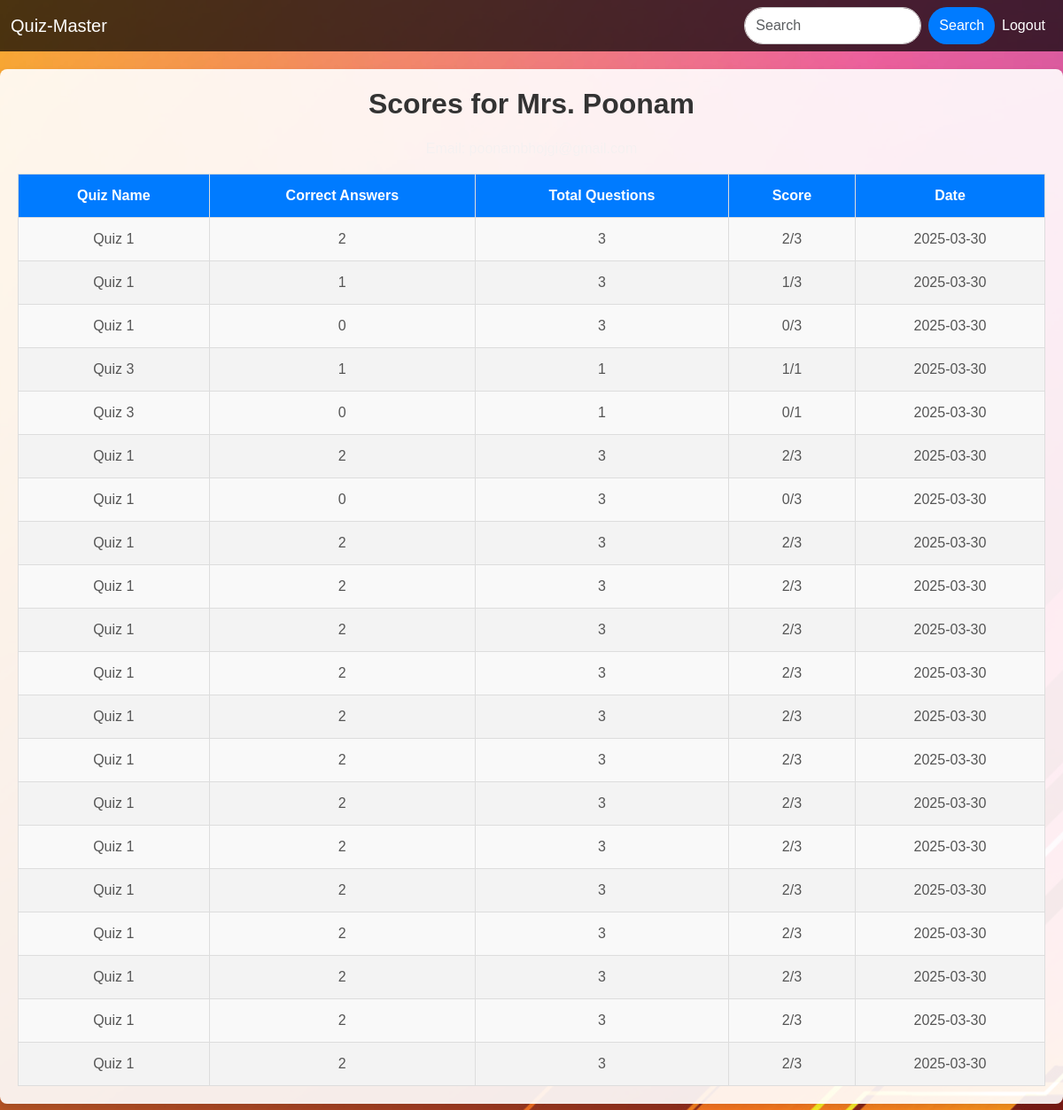
Page /view_user_scores_individually/2 (signed in) on the earlier database version.
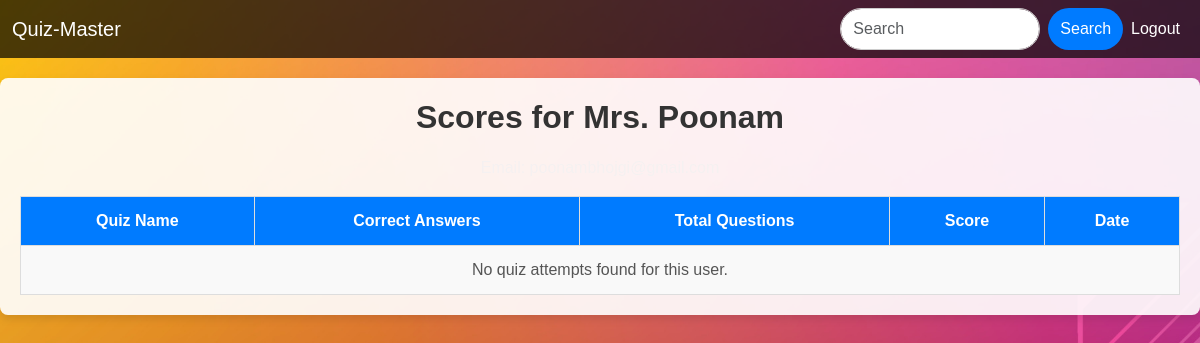
Same page on the later database version.
### controller/Models.py (models this page shows)
class QuizAttempt(db.Model):
    __tablename__ = 'quiz_attempts'
    attempt_id = db.Column(db.Integer, primary_key=True)
    user_id = db.Column(db.Integer, db.ForeignKey('user.user_id'), nullable=False)
    quiz_id = db.Column(db.Integer, db.ForeignKey('quiz.quiz_id'), nullable=False)
    score = db.Column(db.Integer, nullable=False)
    total_score = db.Column(db.Integer, nullable=False)
    attempt_date = db.Column(db.DateTime, default=datetime.utcnow)
    user = db.relationship('User', back_populates='user_quiz_attempts', overlaps="quiz_attempts,user_quiz_attempts")
    quiz = db.relationship('Quiz', backref='quiz_attempts', foreign_keys=[quiz_id])

class Quiz(db.Model):
    quiz_id = db.Column(db.Integer, primary_key=True)
    chapter_id = db.Column(db.Integer, db.ForeignKey('chapter.chap_id'))
    date_of_quiz = db.Column(db.Date, nullable=False)
    quiz_name = db.Column(db.String(120), unique=False, nullable=False)
    time_duration = db.Column(db.Integer, nullable=False)
    remarks = db.Column(db.String, nullable=True)

### controller/routes.py (the view)
@app.route('/view_user_scores_individually/<int:user_id>')
def view_user_scores_individually(user_id):
    if 'admin' not in session.get('user_name', None):
        flash('You are not authorized to view this page!')
        return redirect(url_for('home'))
    user = User.query.get(user_id)
    if not user:
        flash('User not found!')
        return redirect(url_for('manage_users'))
    attempts = QuizAttempt.query.filter_by(user_id=user_id).join(Quiz, QuizAttempt.quiz_id == Quiz.quiz_id) \
                                .add_columns(
                                    Quiz.quiz_name,
                                    QuizAttempt.score,
                                    QuizAttempt.total_score,
                                    QuizAttempt.attempt_date
                                ).all()
    return render_template('view_user_scores.html', user=user, attempts=attempts)

### templates/view_user_scores.html
{% extends 'base.html' %}
{% block content %}
<div class="table-container">
    <h2 class="table-title">Scores for {{ user.user_name }}</h2>
    <p class="text-center">Email: {{ user.user_email }}</p>
    <table class="styled-table">
        <thead>
            <tr>
                <th>Quiz Name</th>
                <th>Correct Answers</th>
                <th>Total Questions</th>
                <th>Score</th>
                <th>Date</th>
            </tr>
        </thead>
        <tbody>
            {% if attempts %}
                {% for attempt in attempts %}
                <tr>
                    <td>{{ attempt.quiz_name }}</td>
                    <td>{{ attempt.score }}</td>
                    <td>{{ attempt.total_score }}</td>
                    <td>{{ attempt.score }}/{{ attempt.total_score }}</td>
                    <td>{{ attempt.attempt_date.strftime('%Y-%m-%d') }}</td>
                </tr>
                {% endfor %}
            {% else %}
                <tr>
                    <td colspan="5" class="text-center">No quiz attempts found for this user.</td>
                </tr>
            {% endif %}
        </tbody>
    </table>
</div>
{% endblock %}

Differences in the rows shown:
removed QuizAttempt: quiz_name "Quiz 1", score "2", total_score "3", attempt_date "2025-03-30"
removed QuizAttempt: quiz_name "Quiz 1", score "1", total_score "3", attempt_date "2025-03-30"
removed QuizAttempt: quiz_name "Quiz 1", score "0", total_score "3", attempt_date "2025-03-30"
removed QuizAttempt: quiz_name "Quiz 3", score "1", total_score "1", attempt_date "2025-03-30"
removed QuizAttempt: quiz_name "Quiz 3", score "0", total_score "1", attempt_date "2025-03-30"
removed QuizAttempt: quiz_name "Quiz 1", score "2", total_score "3", attempt_date "2025-03-30"
removed QuizAttempt: quiz_name "Quiz 1", score "0", total_score "3", attempt_date "2025-03-30"
removed QuizAttempt: quiz_name "Quiz 1", score "2", total_score "3", attempt_date "2025-03-30"
removed QuizAttempt: quiz_name "Quiz 1", score "2", total_score "3", attempt_date "2025-03-30"
removed QuizAttempt: quiz_name "Quiz 1", score "2", total_score "3", attempt_date "2025-03-30"
removed QuizAttempt: quiz_name "Quiz 1", score "2", total_score "3", attempt_date "2025-03-30"
removed QuizAttempt: quiz_name "Quiz 1", score "2", total_score "3", attempt_date "2025-03-30"
removed QuizAttempt: quiz_name "Quiz 1", score "2", total_score "3", attempt_date "2025-03-30"
removed QuizAttempt: quiz_name "Quiz 1", score "2", total_score "3", attempt_date "2025-03-30"
removed QuizAttempt: quiz_name "Quiz 1", score "2", total_score "3", attempt_date "2025-03-30"
removed QuizAttempt: quiz_name "Quiz 1", score "2", total_score "3", attempt_date "2025-03-30"
removed QuizAttempt: quiz_name "Quiz 1", score "2", total_score "3", attempt_date "2025-03-30"
removed QuizAttempt: quiz_name "Quiz 1", score "2", total_score "3", attempt_date "2025-03-30"
removed QuizAttempt: quiz_name "Quiz 1", score "2", total_score "3", attempt_date "2025-03-30"
removed QuizAttempt: quiz_name "Quiz 1", score "2", total_score "3", attempt_date "2025-03-30"
Other differences:
text now shown: "No quiz attempts found for this user."
